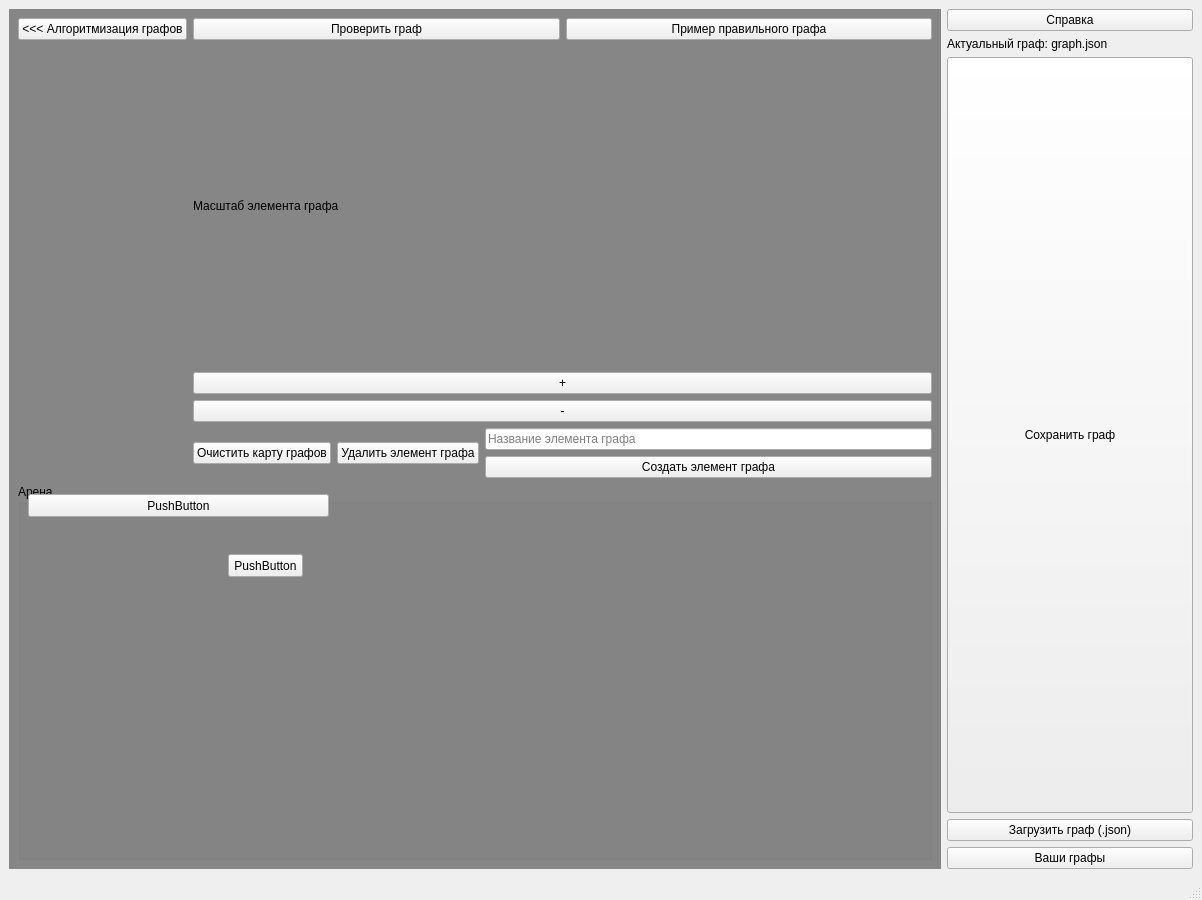
<?xml version="1.0" encoding="UTF-8"?>
<ui version="4.0">
 <class>MainWindow</class>
 <widget class="QMainWindow" name="MainWindow">
  <property name="geometry">
   <rect>
    <x>0</x>
    <y>0</y>
    <width>1202</width>
    <height>900</height>
   </rect>
  </property>
  <property name="sizePolicy">
   <sizepolicy hsizetype="Expanding" vsizetype="Expanding">
    <horstretch>0</horstretch>
    <verstretch>0</verstretch>
   </sizepolicy>
  </property>
  <property name="windowTitle">
   <string>MainWindow</string>
  </property>
  <property name="autoFillBackground">
   <bool>false</bool>
  </property>
  <widget class="QWidget" name="centralwidget">
   <layout class="QHBoxLayout" name="horizontalLayout">
    <item>
     <widget class="QStackedWidget" name="StackedWidget">
      <property name="styleSheet">
       <string notr="true">QStackedWidget {
	background-color: rgb(134, 134, 134)
}</string>
      </property>
      <property name="currentIndex">
       <number>0</number>
      </property>
      <widget class="QWidget" name="First_Page">
       <layout class="QVBoxLayout" name="verticalLayout_3">
        <item>
         <layout class="QGridLayout" name="gridLayout_3">
          <item row="0" column="0">
           <layout class="QVBoxLayout" name="FP_VerticalLayout1">
            <item>
             <widget class="QPushButton" name="FP_VL1_PushButton">
              <property name="text">
               <string>&lt;&lt;&lt; Алгоритмизация графов</string>
              </property>
             </widget>
            </item>
           </layout>
          </item>
          <item row="0" column="1">
           <layout class="QHBoxLayout" name="horizontalLayout_2">
            <item>
             <widget class="QPushButton" name="FP_VP3_CheckGraphBtn">
              <property name="text">
               <string>Проверить граф</string>
              </property>
             </widget>
            </item>
            <item>
             <widget class="QPushButton" name="FP_VP3_GreatGraphExampleBtn">
              <property name="text">
               <string>Пример правильного графа</string>
              </property>
             </widget>
            </item>
           </layout>
          </item>
          <item row="1" column="1">
           <layout class="QVBoxLayout" name="verticalLayout_2">
            <item>
             <widget class="QLabel" name="label">
              <property name="enabled">
               <bool>true</bool>
              </property>
              <property name="text">
               <string>Масштаб элемента графа</string>
              </property>
             </widget>
            </item>
            <item>
             <widget class="QPushButton" name="pushButton_2">
              <property name="text">
               <string>+</string>
              </property>
             </widget>
            </item>
            <item>
             <widget class="QPushButton" name="pushButton">
              <property name="text">
               <string>-</string>
              </property>
             </widget>
            </item>
           </layout>
          </item>
          <item row="2" column="1">
           <layout class="QHBoxLayout" name="horizontalLayout_3">
            <item>
             <widget class="QPushButton" name="pushButton_3">
              <property name="text">
               <string>Очистить карту графов</string>
              </property>
             </widget>
            </item>
            <item>
             <widget class="QPushButton" name="pushButton_4">
              <property name="text">
               <string>Удалить элемент графа</string>
              </property>
             </widget>
            </item>
            <item>
             <layout class="QVBoxLayout" name="verticalLayout_4">
              <item>
               <widget class="QLineEdit" name="FP_VP2_LineEdit">
                <property name="text">
                 <string/>
                </property>
                <property name="placeholderText">
                 <string>Название элемента графа</string>
                </property>
                <property name="clearButtonEnabled">
                 <bool>true</bool>
                </property>
               </widget>
              </item>
              <item>
               <widget class="QPushButton" name="FP_VP2_PushButton">
                <property name="text">
                 <string>Создать элемент графа</string>
                </property>
               </widget>
              </item>
             </layout>
            </item>
           </layout>
          </item>
          <item row="3" column="0" colspan="2">
           <widget class="QGroupBox" name="groupBox">
            <property name="title">
             <string>Арена</string>
            </property>
            <widget class="QPushButton" name="pushButton_6">
             <property name="geometry">
              <rect>
               <x>10</x>
               <y>10</y>
               <width>301</width>
               <height>23</height>
              </rect>
             </property>
             <property name="text">
              <string>PushButton</string>
             </property>
            </widget>
            <widget class="QPushButton" name="pushButton_7">
             <property name="geometry">
              <rect>
               <x>210</x>
               <y>70</y>
               <width>75</width>
               <height>23</height>
              </rect>
             </property>
             <property name="text">
              <string>PushButton</string>
             </property>
            </widget>
           </widget>
          </item>
         </layout>
        </item>
       </layout>
      </widget>
      <widget class="QWidget" name="Second_Page">
       <layout class="QVBoxLayout" name="verticalLayout">
        <item>
         <layout class="QFormLayout" name="formLayout_2">
          <item row="0" column="0">
           <layout class="QFormLayout" name="formLayout">
            <item row="0" column="0">
             <widget class="QPushButton" name="SP_HL_VL_VL_PushButton">
              <property name="enabled">
               <bool>true</bool>
              </property>
              <property name="text">
               <string>&lt;&lt;&lt; Редактор графов</string>
              </property>
             </widget>
            </item>
            <item row="1" column="0">
             <widget class="QPushButton" name="SP_HL_VL_VL2_PushButton">
              <property name="text">
               <string>Обойти граф</string>
              </property>
             </widget>
            </item>
           </layout>
          </item>
          <item row="0" column="1">
           <layout class="QHBoxLayout" name="SP_HL_HorizontalLayout">
            <item>
             <layout class="QVBoxLayout" name="SP_HL_HL_VerticalLayout">
              <item>
               <widget class="QLabel" name="SP_HL_HL_VL1_Label">
                <property name="text">
                 <string>Выбрать цвет стрелки:</string>
                </property>
               </widget>
              </item>
              <item>
               <widget class="QListWidget" name="SP_HL_HL_VL1_ListWidget">
                <item>
                 <property name="text">
                  <string>Красный</string>
                 </property>
                </item>
                <item>
                 <property name="text">
                  <string>Синий</string>
                 </property>
                </item>
                <item>
                 <property name="text">
                  <string>Зеленый</string>
                 </property>
                </item>
                <item>
                 <property name="text">
                  <string>Желтый </string>
                 </property>
                </item>
                <item>
                 <property name="text">
                  <string>Розовый</string>
                 </property>
                </item>
                <item>
                 <property name="text">
                  <string>Фиолетовый</string>
                 </property>
                </item>
                <item>
                 <property name="text">
                  <string>Голубой</string>
                 </property>
                </item>
                <item>
                 <property name="text">
                  <string>Пурпурный</string>
                 </property>
                </item>
                <item>
                 <property name="text">
                  <string>Салатовый</string>
                 </property>
                </item>
                <item>
                 <property name="text">
                  <string>Коричневый</string>
                 </property>
                </item>
               </widget>
              </item>
              <item>
               <widget class="QPushButton" name="SP_HL_HL_VL1_ChangeColorBtn">
                <property name="text">
                 <string>Выбрать свой цвет</string>
                </property>
               </widget>
              </item>
             </layout>
            </item>
            <item>
             <layout class="QVBoxLayout" name="SP_HL_HL_VerticalLayout3">
              <item>
               <widget class="QLabel" name="SP_HL_HL_VL3_Label">
                <property name="text">
                 <string>Выбрать тип обхода дерева:</string>
                </property>
               </widget>
              </item>
              <item>
               <widget class="QListWidget" name="SP_HL_HL_VL3_ListWidget"/>
              </item>
             </layout>
            </item>
            <item>
             <layout class="QVBoxLayout" name="SP_HL_HL_VerticalLayout_2">
              <item>
               <widget class="QLabel" name="SP_HL_HL_VL2_Label">
                <property name="text">
                 <string>Выбрать тип перемещения стрелок:</string>
                </property>
               </widget>
              </item>
              <item>
               <widget class="QListWidget" name="SP_HL_HL_VL2_ListWidget"/>
              </item>
             </layout>
            </item>
           </layout>
          </item>
         </layout>
        </item>
       </layout>
      </widget>
     </widget>
    </item>
    <item>
     <layout class="QGridLayout" name="gridLayout">
      <property name="sizeConstraint">
       <enum>QLayout::SetNoConstraint</enum>
      </property>
      <item row="1" column="0">
       <widget class="QLabel" name="VP_Label">
        <property name="text">
         <string>Актуальный граф: graph.json</string>
        </property>
       </widget>
      </item>
      <item row="2" column="0">
       <widget class="QPushButton" name="pushButton_5">
        <property name="sizePolicy">
         <sizepolicy hsizetype="Expanding" vsizetype="Expanding">
          <horstretch>0</horstretch>
          <verstretch>0</verstretch>
         </sizepolicy>
        </property>
        <property name="text">
         <string>Сохранить граф</string>
        </property>
       </widget>
      </item>
      <item row="3" column="0">
       <widget class="QPushButton" name="VP_UploadGraphButton">
        <property name="text">
         <string>Загрузить граф (.json)</string>
        </property>
       </widget>
      </item>
      <item row="4" column="0">
       <widget class="QPushButton" name="VP_PushButton1">
        <property name="text">
         <string>Ваши графы</string>
        </property>
       </widget>
      </item>
      <item row="0" column="0">
       <widget class="QPushButton" name="Info">
        <property name="enabled">
         <bool>true</bool>
        </property>
        <property name="cursor">
         <cursorShape>ArrowCursor</cursorShape>
        </property>
        <property name="text">
         <string>Справка</string>
        </property>
       </widget>
      </item>
     </layout>
    </item>
   </layout>
  </widget>
  <widget class="QMenuBar" name="menubar">
   <property name="geometry">
    <rect>
     <x>0</x>
     <y>0</y>
     <width>1202</width>
     <height>21</height>
    </rect>
   </property>
  </widget>
  <widget class="QStatusBar" name="statusbar"/>
 </widget>
 <resources/>
 <connections/>
</ui>
